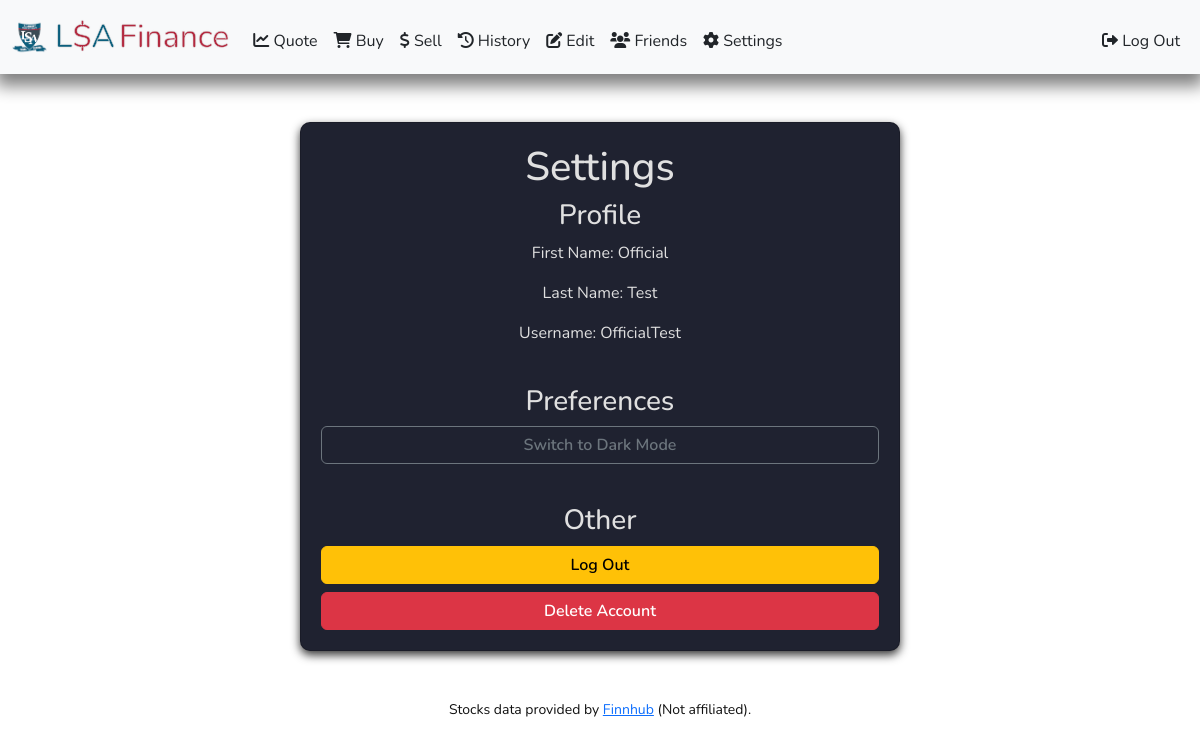
/settings (signed in), run on the app's committed database.
### tables this page shows
CREATE TABLE users (
        id INTEGER PRIMARY KEY AUTOINCREMENT,
        first_name TEXT NOT NULL,
        last_name TEXT NOT NULL,
        username TEXT NOT NULL UNIQUE,
        hashed_password TEXT NOT NULL UNIQUE
    );

### app.py (the view)
@app.route("/settings")
@login_required
@using_database
def settings(connected):
    connected.row_factory = sqlite3.Row
    db = connected.cursor()
    profile_row = db.execute(
        "SELECT first_name, last_name, username FROM users WHERE id = ?",
        [session["user_id"]]
    ).fetchone()
    connected.row_factory = None
    profile = dict(profile_row) if profile_row else {"first_name": "", "last_name": "", "username": ""}
    return render_template("settings.html", profile=profile)

### helpers.py (called while the page is built)
def login_required(f):
    @wraps(f)
    def decorated_function(*args, **kwargs):
        if "user_id" not in session or session["user_id"] is None:
            return redirect("/login")
        return f(*args, **kwargs)
    return decorated_function

def using_database(function):
    @wraps(function)
    def decorated_function(*args, **kwargs):
        def get_db():
            if 'db' not in g:
                g.db = sqlite3.connect('database.db')
            return g.db
        def close_db(e=None):
            db = g.pop('db', None)
            if db is not None:
                db.close()
        db = get_db()
        try:
            return function(db, *args, **kwargs)
        finally:
            close_db()
    return decorated_function

### templates/settings.html (shortened to what this page needs)
{% extends "layout.html" %}
{% block main %}
<div class="card mx-auto" style="max-width: 600px; padding: 20px;">
    <h1>Settings</h1>
    <h3>Profile</h3>
    <p>First Name: {{ profile["first_name"] }}</p>
    <p>Last Name: {{ profile["last_name"] }}</p>
    <p>Username: {{ profile["username"] }}</p>
    <br>
    <h3>Preferences</h3>
    <button class="btn btn-outline-secondary mb-3" id="theme-toggle">Toggle Theme</button>
    <br>
    <h3>Other</h3>
    <form action="/logout" method="POST" class="mb-2">
        <button class="btn btn-warning w-100" type="submit">Log Out</button>
    </form>
    <form action="/delete_account" method="POST">
        <button class="btn btn-danger w-100" type="submit">Delete Account</button>
    </form>
</div>
{% endblock %}

### static/styles.css (style rules this page uses)
body.light-mode { background-color: #ffffff; color: #111111; }
body { font-family: "Nunito", sans-serif; margin: 0; padding: 0; }
.card { background-color: #1f2230; color: #e0e0e0; border-radius: 10px; padding: 20px; box-shadow: 0 4px 10px rgba(0, 0, 0, 0.8); }
.btn { font-weight: 600; }

### data on the page
users: first_name "Official", last_name "Test", username "OfficialTest"
